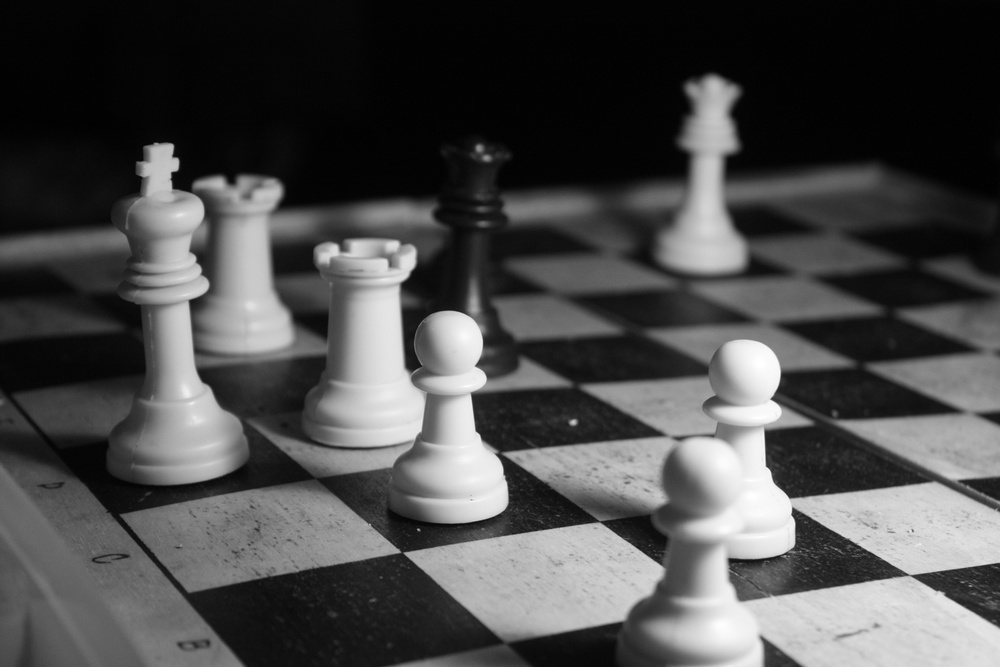
#> input picture foto.jpg, 1000 x 667 px, shrunk from 4272 x 2848 before the run
$ jupyter execute IDZ.ipynb   (shell and % lines are left out)
#> lines starting #> are read from the running program, lines starting #| are printed output that depends on the picture
# Линейная коррекция

[cell 1]
from skimage.io import imread, imshow, imsave
from skimage import img_as_float
from numpy import clip, dstack, roll

[cell 2]
img = imread('foto.jpg')
#> img is the input picture: shape (667, 1000); min 0, max 255, mean 75.5

[cell 3]
imshow(img)

[cell 4]
img_f = img_as_float(img)

[cell 5]
temp = (img_f - img_f.min()) * 255.0 / (img_f.max() - img_f.min())
res_img = temp.astype('uint8')
imshow(res_img)

# Автоконтраст цветного изображения

[cell 6]
img = imread('foto1.jpg')
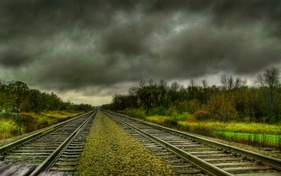
#> input picture foto1.jpg, 281 x 176 px, shrunk from 1200 x 750 before the run
#> img is the input picture: shape (176, 281, 3); mean R, G, B 80.9, 83.2, 50.7
img_f = img_as_float(img)
#> img_f: shape (176, 281, 3) float64
r = img_f[:, :, 0]
g = img_f[:, :, 1]
b = img_f[:, :, 2]

[cell 7]
y = 0.2126*r + 0.7152*g + 0.0722*b
u = -0.0999*r - 0.3360*g + 0.4360*b
v = 0.6150*r - 0.5586*g - 0.0563*b

[cell 8]
img = dstack((y, u, v))
imshow(img)

[cell 9]
r = y + 1.2803 * v
g = y - 0.148 * u - 0.3805 * v
b = y + 2.1279 * u

[cell 10]
img = dstack((r, g, b))
imshow(img)

# Модель серого мира

[cell 11]
import numpy as np
img = imread('sea.jpg')
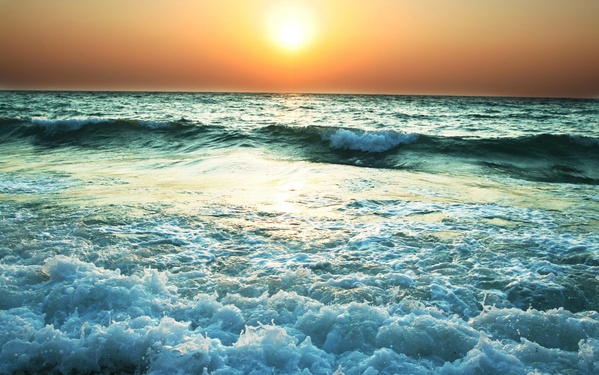
#> input picture sea.jpg, 599 x 375 px, shrunk from 2560 x 1600 before the run
#> img is the input picture: shape (375, 599, 3); mean R, G, B 140.4, 154.3, 140.1
img_f = img_as_float(img)
#> img_f: shape (375, 599, 3) float64
imshow(img)

[cell 12]
r = img_f[:, :, 0]
#> r: shape (375, 599) float64
g = img_f[:, :, 1]
#> g: shape (375, 599) float64
b = img_f[:, :, 2]
#> b: shape (375, 599) float64

[cell 13]
avg = (r / 2 + g / 2 + b /2) / 3
rw = (r / 2) / avg
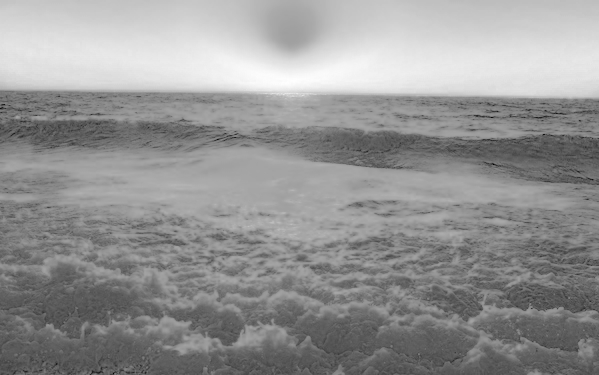
#> rw: shape (375, 599) float64; min 0, max 1.59, mean 0.927; drawn with min black and max white
gw = (g / 2) / avg
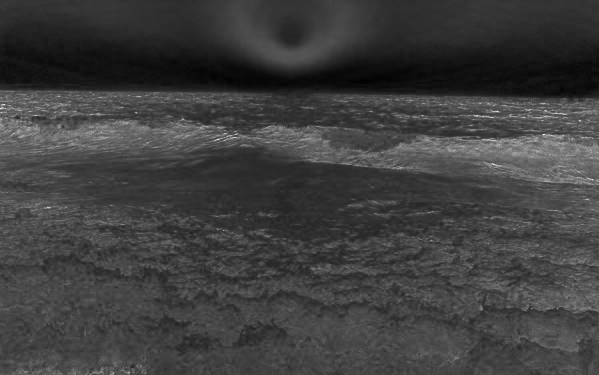
#> gw: shape (375, 599) float64; min 0.886, max 1.66, mean 1.08; drawn with min black and max white
bw = (b / 2) / avg
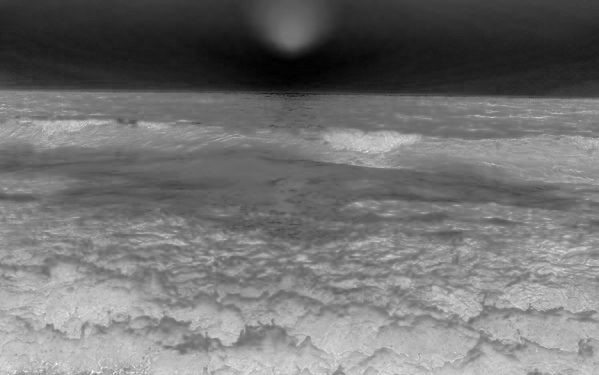
#> bw: shape (375, 599) float64; min 0.481, max 1.63, mean 0.996; drawn with min black and max white

[cell 14]
np.seterr(invalid='ignore')
r_r = r / rw
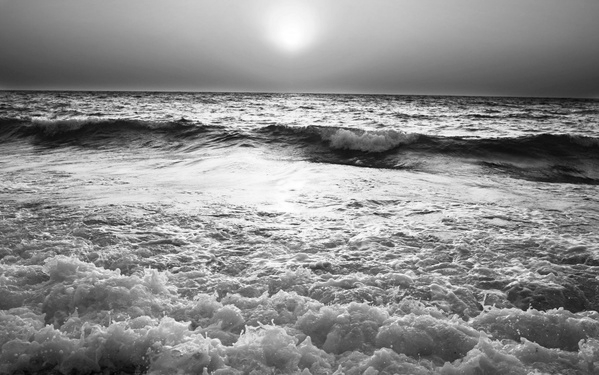
#> r_r: shape (375, 599) float64; 0% of the values are NaN or infinite; the others: min 0.0353, max 1, mean 0.568; drawn with min black, max white, NaN and infinite black
imshow(r_r)

[cell 15]
b_b = b / bw
imshow(b_b)

[cell 16]
g_g = g / gw
imshow(g_g)

[cell 17]
img_rgb = np.dstack((r_r, g_g, b_b))
imshow(img_rgb)

# Выравнивание гистограммы

[cell 18]
img = imread('city.jpg')
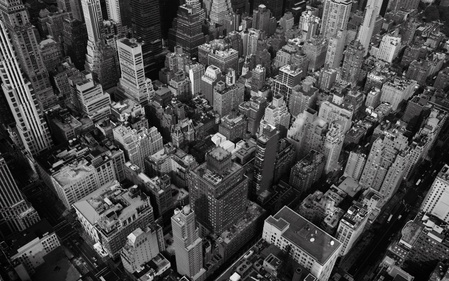
#> input picture city.jpg, 449 x 281 px, shrunk from 1920 x 1200 before the run
#> img is the input picture: shape (281, 449, 3); mean R, G, B 73.7, 73.4, 73.6
img_f = img_as_float(img)
#> img_f: shape (281, 449, 3) float64
imshow(img)

[cell 19]
from matplotlib import pyplot as plt


plt.hist(img.ravel(), 256, [0, 256])
plt.show()
#> figure, not shown here; tallest bar 3954 high, from x = 10 to 11

[cell 20]
h = np.histogram(img_f)
#> h = ([77358, 72573, 69784, 50434, 44386, 32043, 20073, 9029, 2523, 304], [0, 0.1, 0.2, 0.3, 0.4, 0.5, 0.6, 0.7, 0.8, 0.9, 1])
print(h)
#| (array([77358, 72573, 69784, 50434, 44386, 32043, 20073,  9029,  2523,
#|          304]), array([0. , 0.1, 0.2, 0.3, 0.4, 0.5, 0.6, 0.7, 0.8, 0.9, 1. ]))

[cell 21]
fig = plt.figure(figsize=(14,14))
fig.add_subplot(2,2,1)
plt.imshow(img, cmap="gray")

[cell 22]
hist, bins = np.histogram(img.flatten(), 256, [0,256])
#> hist = 256 values, max 3954 at index 10, min 0 at index 245, mean 1478.5; bins = 257 values from 0 to 256

cdf = hist.cumsum()
#> cdf = 256 values from 682 to 378507
cdf_normalized = cdf*float(hist.max())/cdf.max()
#> cdf_normalized = 256 values from 7.12 to 3954

fig.add_subplot(2,2,2)
plt.plot(cdf_normalized, color = 'r')
plt.hist(img.flatten(),256,[0,256], color = 'b')
plt.xlim([0,256])
plt.legend(('cdf','histogram'), loc = 'upper left')
plt.show()
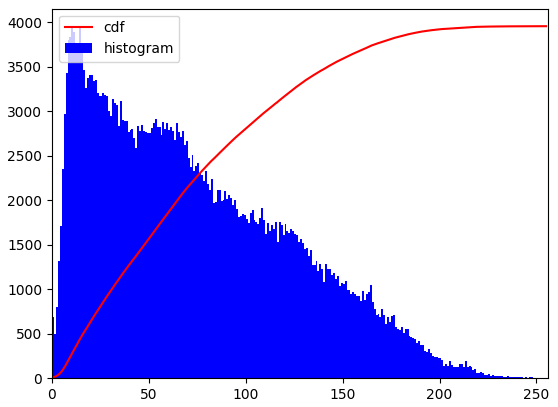
#> figure drawn by matplotlib, 1 panel; tallest bar 3954 high, from x = 10 to 11; curve peaks at x = 255, y = 3954

[cell 23]
fig2 = plt.figure(figsize=(14,14))
cdf = (cdf-cdf[0]) *255/ (cdf[-1]-1)
#> cdf = 256 values from 0 to 254.5
cdf = cdf.astype(np.uint8)
#> cdf = 256 values from 0 to 254
img2 = cdf[img]
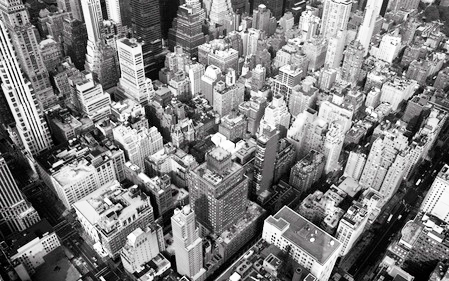
#> img2: shape (281, 449, 3); mean R, G, B 127.6, 127.1, 127.3
fig2.add_subplot(2,2,1)
plt.plot(cdf_normalized, color = 'r')
plt.hist(img2.flatten(),256,[0,256], color = 'b')
plt.xlim([0,256])
plt.legend(('cdf','histogram'), loc = 'upper left')
plt.show()
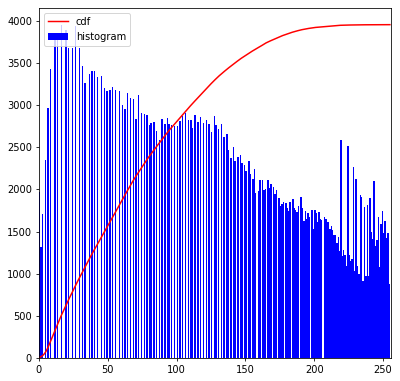
#> figure drawn by matplotlib, 1 panel; tallest bar 3954 high, from x = 16 to 17; curve peaks at x = 255, y = 3954
fig2.add_subplot(2,2,2)
plt.imshow(img2, cmap="gray")
